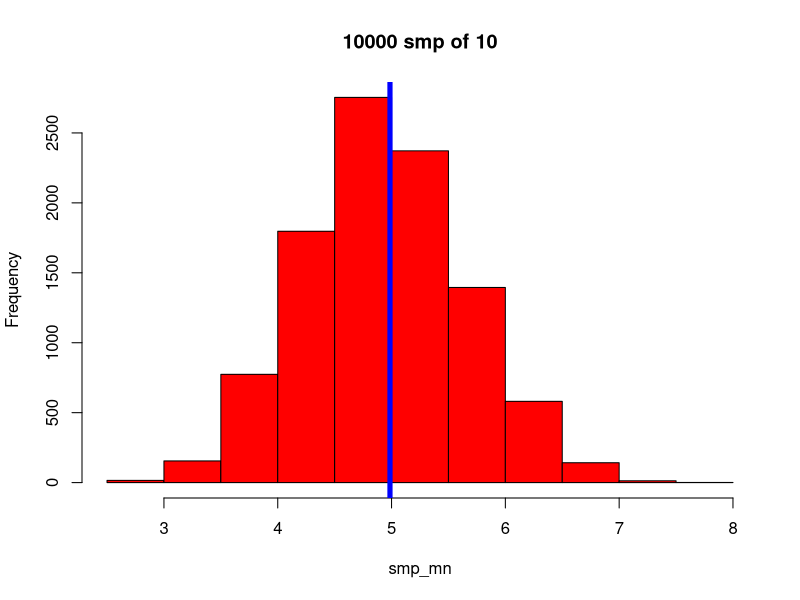

The R source for this figure:
data <- rpois(1000000, lambda = 5)

tbl <- as.data.frame(matrix(ncol = 3))
colnames(tbl) <- c("Mean", "SD", "N")

a <- 0; i <- 10000
smp_mn <- c()
while (a < i){
  smp <- sample(data, 10, replace = TRUE)
  mn <- mean(smp)
  smp_mn <- c(smp_mn, mn)
  a <- a+1
}
tbl <- rbind(tbl, c(mean(smp_mn), sd(smp_mn), i))

hist(smp_mn, col = "red", main = "10000 smp of 10"); 
abline(v = 125, col = "green", lwd = 5); abline(v = mean(smp_mn), col = "blue", lwd = 5)
